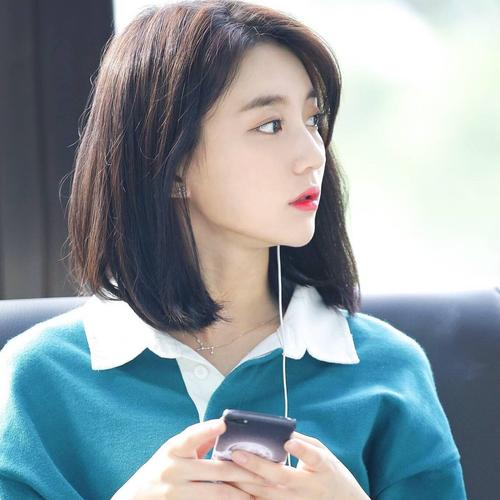
#> input picture opencv/img/girl1.jpg, 500 x 500 px
$ python cutFaceOfGrill.py
#> lines starting #> are read from the running program, lines starting #| are printed output that depends on the picture; after the words box and inside, x2 and y2 are one past the last pixel; in counts of white or black regions, pixels touching at a corner belong together
#coding:utf-8
import cv2
import numpy as np

img = cv2.imread("./img/girl1.jpg")
#> img is the input picture: shape (500, 500, 3); mean B, G, R 161.8, 155.2, 141.6

len1,len2,len3=len(img),len(img[0]),len(img[0][0])
#> len1 = 500; len2 = 500; len3 = 3
print("img len is {},{},{}".format(len1,len2,len3))
#| img len is 500,500,3
# 图像的形状可通过img.shape访问。它返回行，列和通道数的元组（如果图像是彩色的）
print( img.shape )
#| (500, 500, 3)
# 素总数
print( img.size )
#| 750000
# 图像数据类型
print( img.dtype )
#| uint8
cv2.imshow("src",img)


face=img[200:300,200:300]
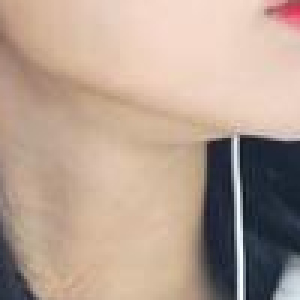
#> face: shape (100, 100, 3) (shown 3 times larger); mean B, G, R 145.6, 159.9, 181.5
cv2.imshow("face", face)

img[400:500,400:500]=face
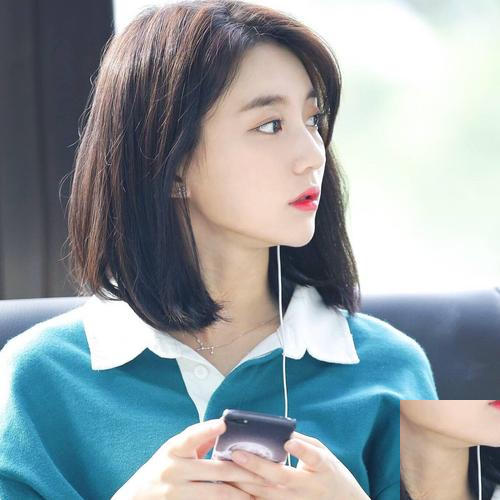
#> img: shape (500, 500, 3); 4% of pixels changed, all inside (x1, y1, x2, y2) = (400, 400, 500, 500)
cv2.imshow("move" ,img)
key = cv2.waitKey(0)
#> (key Esc is pressed here)
if key==27: #按esc键时，关闭所有窗口
    print(key)
    cv2.destroyAllWindows()
